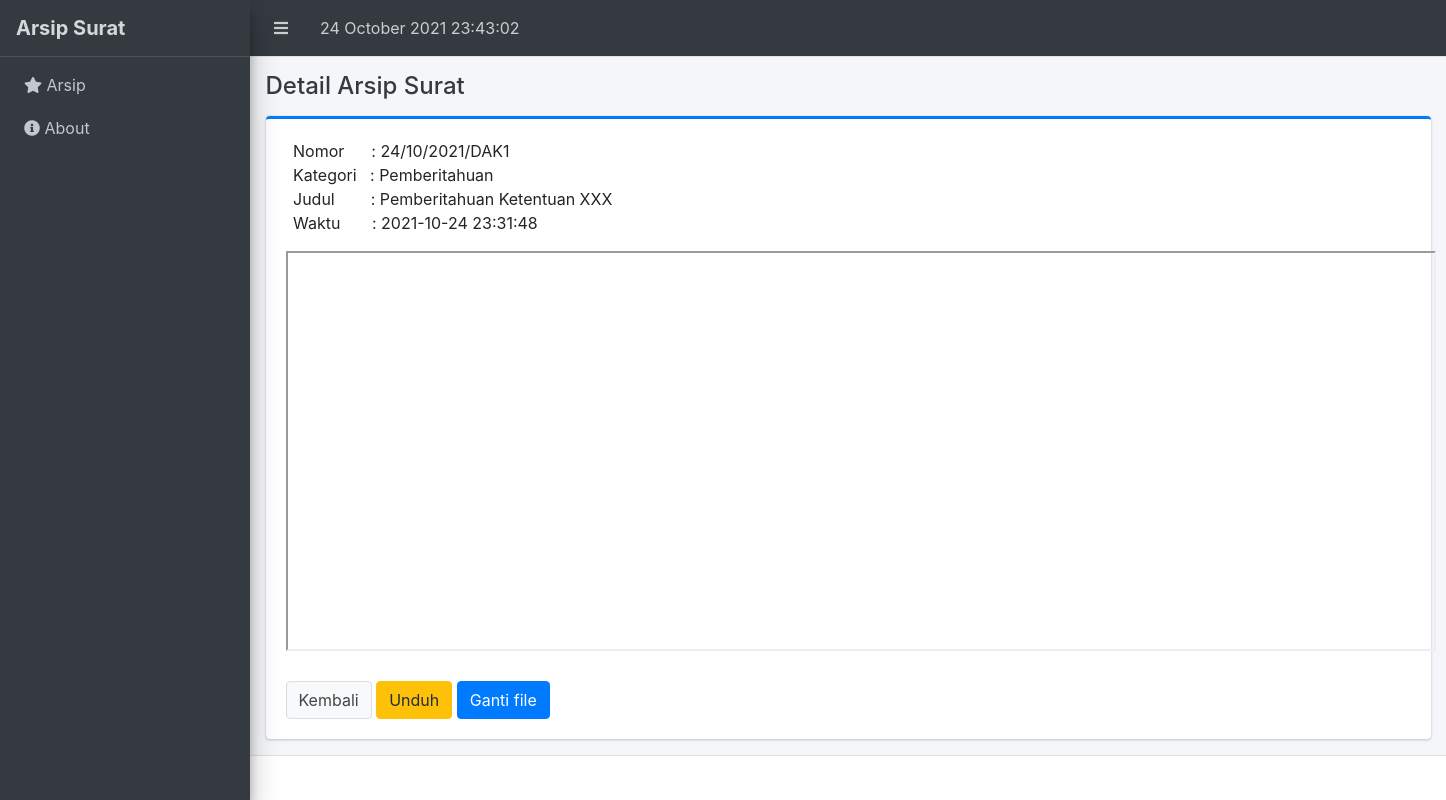
The page /arsip/lihat/26 on the database its author committed.
### tables this page shows
CREATE TABLE `tb_surat` (
  `id_surat` int(11) NOT NULL,
  `nomor_surat` text NOT NULL,
  `kategori_surat` text NOT NULL,
  `judul_surat` text NOT NULL,
  `waktu_pengarsipan` datetime NOT NULL,
  `path` text NOT NULL
);

### application/controllers/Arsip.php (called while the page is built, shortened)
<?php
class Arsip extends CI_Controller
{
	public function __construct()
	{
		$this->load->helper('tglindo');
		$this->load->model('Arsip_model', 'arsip');
	}
	public function lihat($id_surat)
	{
		$data['title'] = 'Detail Arsip Surat';
		$data['unduh_satuan'] = $this->db->get_where('tb_surat', ['id_surat' => $id_surat])->result_array();
		$data['list_surat'] = $this->arsip->getSuratId($id_surat);
		$data['surat'] = $this->db->get('tb_surat')->result_array();
		$this->load->view('templates/header', $data);
		$this->load->view('templates/sidebar_arsip', $data);
		$this->load->view('arsip/detail', $data);
		$this->load->view('templates/footer');
	}
}

### index.php (called while the page is built, shortened)
<?php
require_once BASEPATH.'core/CodeIgniter.php';

### application/views/arsip/detail.php (the view, shortened to what this page needs)
<div class="content-wrapper">
    <div class="content-header">
        <div class="container-fluid">
            <h4 class="m-0 text-dark"><?php echo $title; ?></h4>
        </div>
    </div>
    <section class="content">
        <div class="container-fluid">
            <div class="row">
                <div class="col-md-12">
                    <div class="card card-primary card-outline">
                        <div class="card-body">
                            <div class="col-sm-9 invoice-col">
                                <address>
                                    Nomor &nbsp; &nbsp; &nbsp;: <?php echo $list_surat['nomor_surat']; ?> <br>
                                    Kategori &nbsp; : <?php echo $list_surat['kategori_surat']; ?> <br>
                                    Judul &nbsp; &nbsp; &nbsp; &nbsp;: <?php echo $list_surat['judul_surat']; ?> <br>
                                    Waktu &nbsp; &nbsp; &nbsp; : <?php echo $list_surat['waktu_pengarsipan']; ?>
                                </address>
                            </div>
                            <iframe src="<?php echo base_url('assets/file/' . $list_surat['path']); ?>" width="1150px" height="400px"></iframe><br><br>
                            <a href="<?php echo base_url('arsip/index'); ?>" type="button" class="btn btn-default">Kembali</a>
                            <a href="<?php echo base_url('arsip/unduh/' . $list_surat['id_surat']); ?>" target="_blank" class="btn btn-warning">Unduh</a>
                            <a href="<?php echo base_url('arsip/ubah/' . $list_surat['id_surat']); ?>" class=" btn btn-primary">Ganti file</a>
                        </div>
                    </div>
                </div>
            </div>
        </div>
</div>
</div>

### rows shown on the page
tb_surat: nomor_surat "24/10/2021/DAK1", kategori_surat "Pemberitahuan", judul_surat "Pemberitahuan Ketentuan XXX", waktu_pengarsipan "2021-10-24 23:31:48"

### other values the page prints
$title "Detail Arsip Surat"
